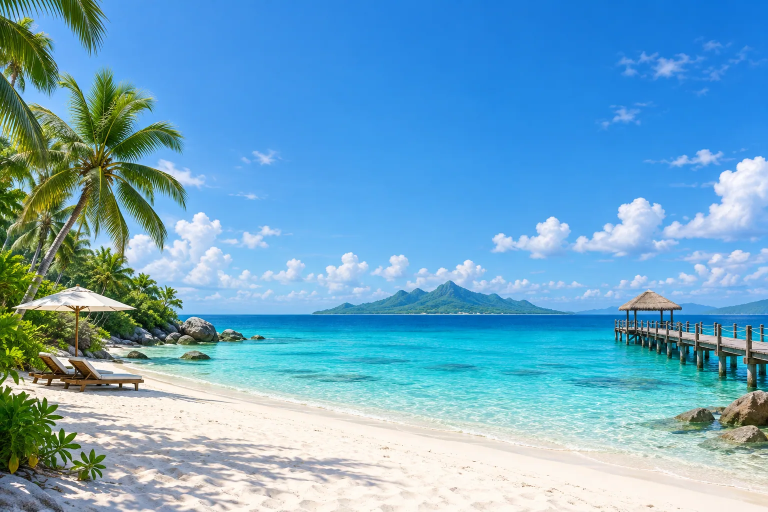
#> input picture images/beach/summer-day.webp, 1536 x 1024 px (shown at 1/2 size)
$ python -i align.py   (imports and definitions only)
#> lines starting #> are read from the running program, lines starting #| are printed output that depends on the picture
#> further down, picture is the input picture: shape (1024, 1536, 3); mean B, G, R 198.4, 167.3, 111
#!/usr/bin/env python3
"""全画像を基準画像(summer-day)の位置に合わせる。

AI の「編集」は絵を描き直すので、季節・時間帯ごとに山や建物の位置が数pxずれる。
そのまま混ぜると境の日に二重にぼやけるため、オプティカルフローで推定して重ね直す。

  .venv/bin/python tools/align.py [--theme kobe]

入力:  images-src/<theme>/*.png  (原本)
出力:  images-aligned/<theme>/*.png  (位置合わせ済み。tools/optimize.mjs が優先して使う)
cloud-<time> は、元になった summer-<time> と同じワープをかける。mask / water は基準画像から作ったのでそのまま。
"""
import argparse
import os
import sys

import cv2
import numpy as np

ROOT = os.path.abspath(os.path.join(os.path.dirname(__file__), ".."))
import json
# [1 line not run here, left out]
SRC = os.path.join(ROOT, "images-src")
OUT = os.path.join(ROOT, "images-aligned")
REF_NAME = "summer-day.png"
REF_INSIDE = "in-mild-day.png"   # 屋内レイヤー(in-*)の基準
SCALE = 0.5          # フロー推定は縮小して行う
SMOOTH = 12.0        # フローのなめらかさ(縮小後px)。局所の変化(葉・雪)や手がかりの少ない空・海に引きずられないように
MAX_SHIFT = 14.0     # 縮小後pxでの最大移動量 (実際に必要なずれは 10〜25px 程度)


def structure(img):
    """昼夜・季節で見た目が変わっても残る「形」だけを取り出す(局所コントラスト正規化)"""
    g = cv2.cvtColor(img, cv2.COLOR_BGR2GRAY).astype(np.float32)
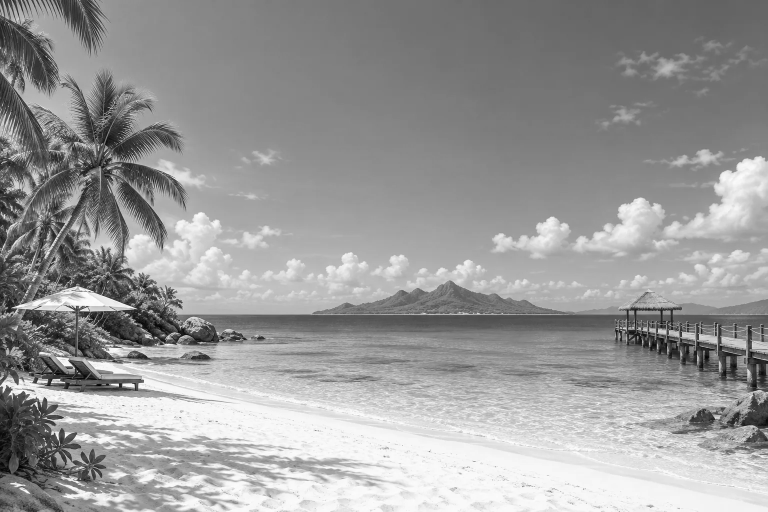
#> g: shape (1024, 1536) float32 (shown at 1/2 size); min 0, max 255, mean 154
    g = cv2.GaussianBlur(g, (0, 0), 1.4)
    mu = cv2.GaussianBlur(g, (0, 0), 10)
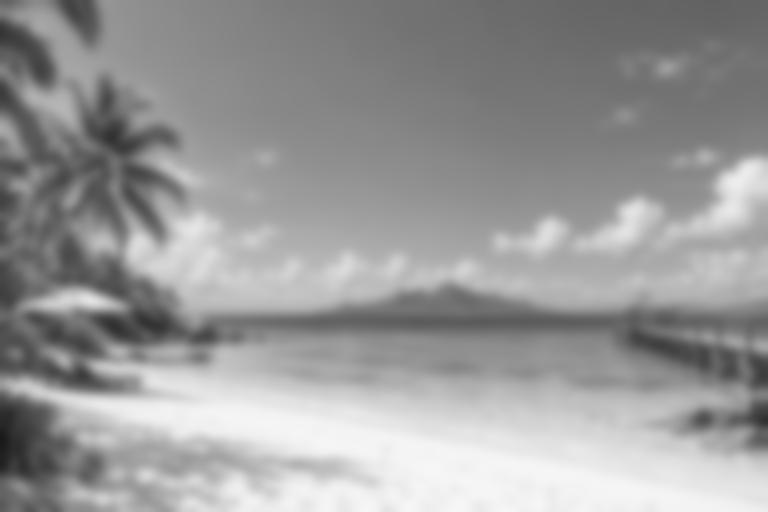
#> mu: shape (1024, 1536) float32 (shown at 1/2 size); min 26.01, max 246.8, mean 154
    d = g - mu
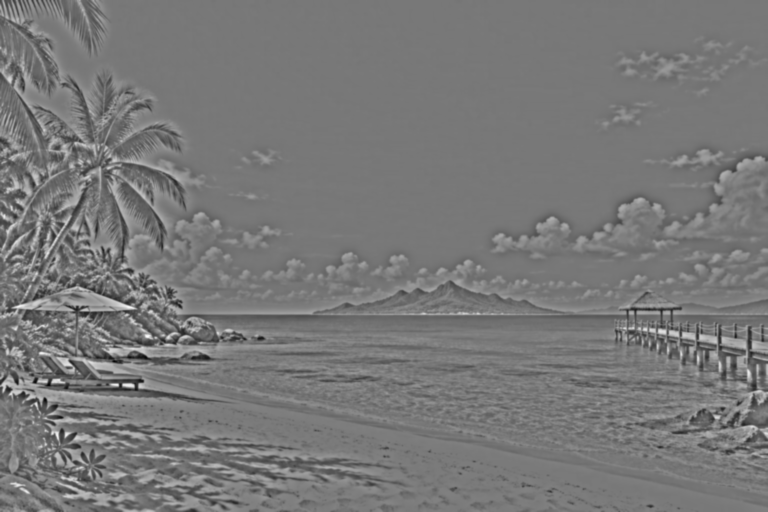
#> d: shape (1024, 1536) float32 (shown at 1/2 size); min -105.4, max 117.9, mean 0; drawn with min black and max white
    sd = np.sqrt(cv2.GaussianBlur(d * d, (0, 0), 10)) + 5.0
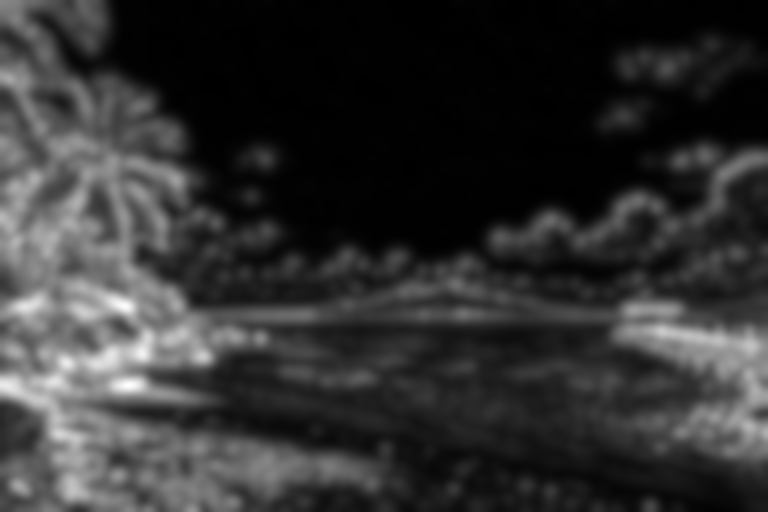
#> sd: shape (1024, 1536) float32 (shown at 1/2 size); min 5.11, max 59.37, mean 15.7; drawn with min black and max white
    return np.clip(d / sd * 42 + 128, 0, 255).astype(np.uint8)
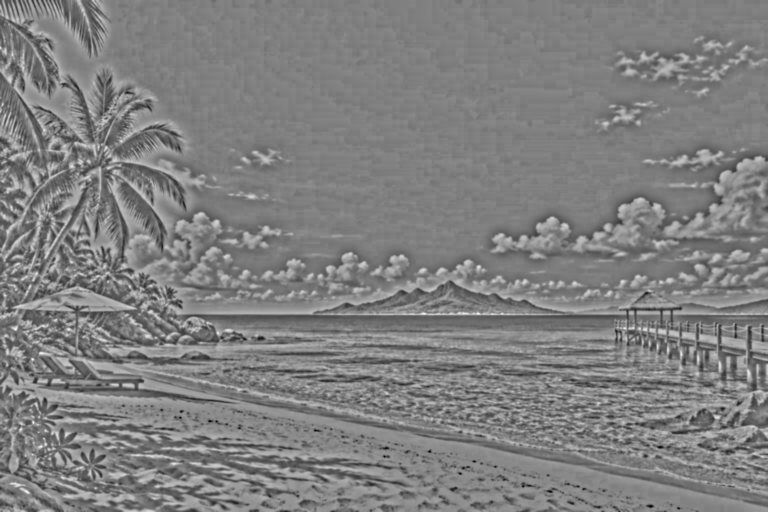
#> returned value: shape (1024, 1536) (shown at 1/2 size); min 0, max 255, mean 127.4


# [24 lines left out: functions make_dis, estimate, warp, not called in this run]


def error(a, b):
    return float(np.mean(np.abs(a.astype(np.float32) - b.astype(np.float32))))


# [73 lines left out: functions align_pair, main, not called in this run]


# [2 lines not run here, left out]

>>> import cv2
>>> picture = cv2.imread('../images/beach/summer-day.webp')
>>> result = structure(picture)

$ run again, on images/beach/autumn-dawn.webp
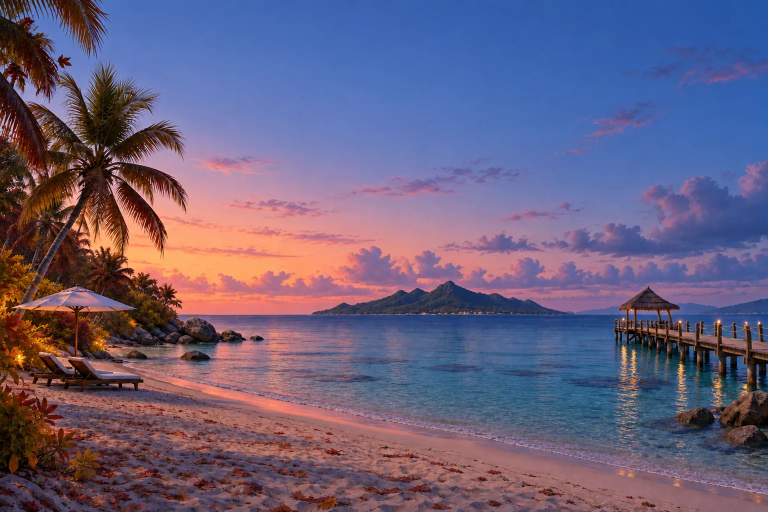
#> input picture images/beach/autumn-dawn.webp, 1536 x 1024 px (shown at 1/2 size)
#> picture is the input picture: shape (1024, 1536, 3); mean B, G, R 124, 95.2, 106.1
#> in structure, `sd = np.sqrt(cv2.GaussianBlur(d * d, (0, 0), 10)) + 5.0`:
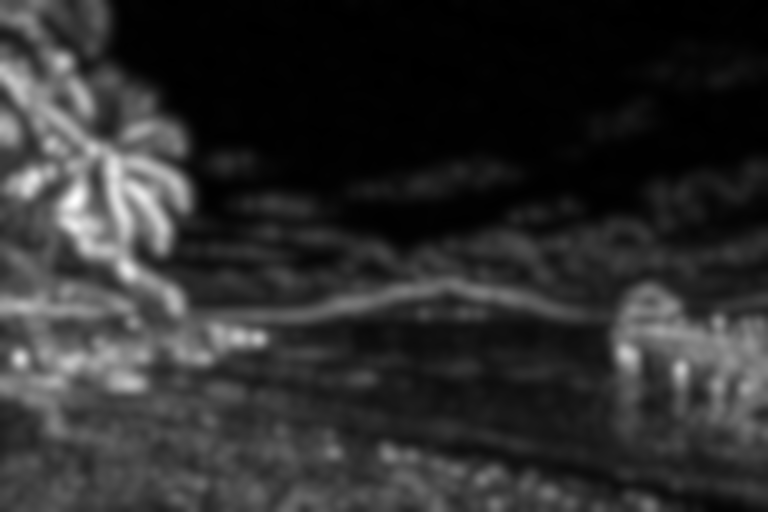
#> sd: shape (1024, 1536) float32 (shown at 1/2 size); min 5.17, max 54.31, mean 14; drawn with min black and max white
#> in structure, `return np.clip(d / sd * 42 + 128, 0, 255).astype(np.uint8)`:
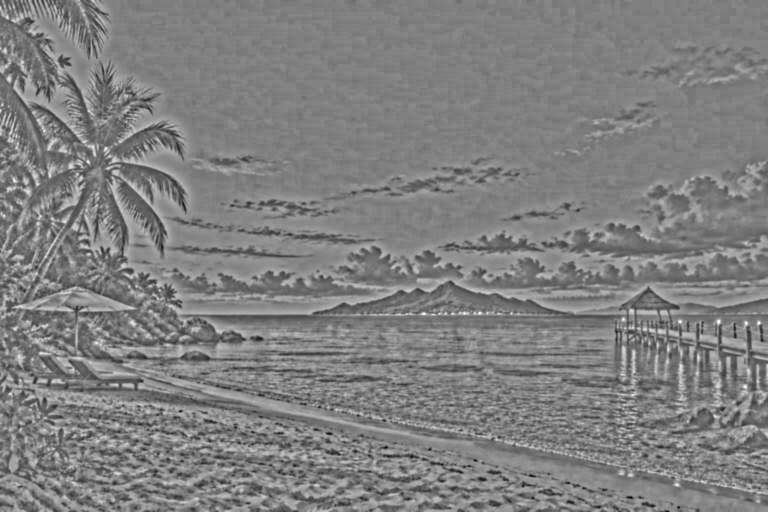
#> returned value: shape (1024, 1536) (shown at 1/2 size); min 0, max 255, mean 127.5
